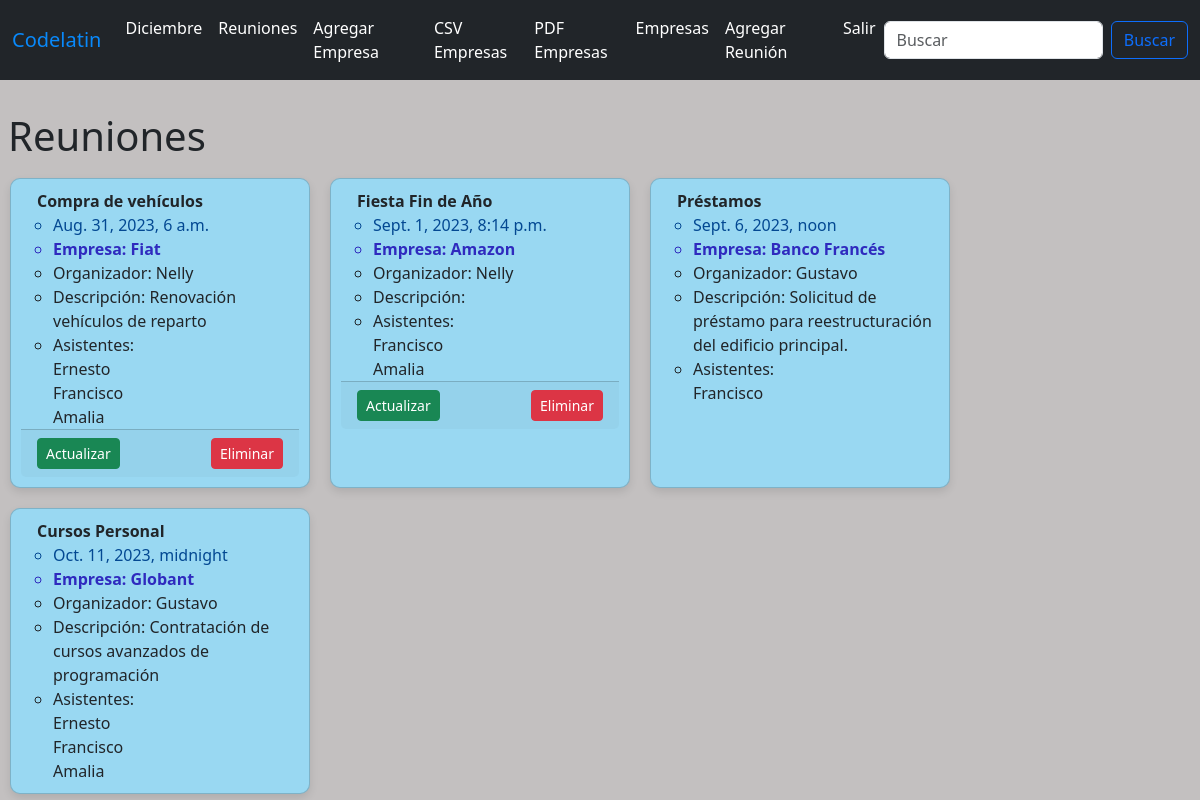
The app's page /listar_reuniones (signed in) with its own data.
### appreuniones/models.py (models this page shows)
class Reunion(models.Model):
    nombre = models.CharField("nombre reunion",max_length=40)
    fecha_reunion = models.DateTimeField("Fecha")
    empresa = models.ForeignKey(Empresa,blank=True,null=True,on_delete=models.CASCADE)
    presentador = models.ForeignKey(User,blank=True,null=True,on_delete=models.SET_NULL)
    descripcion = models.TextField(blank=True)
    asistentes = models.ManyToManyField(UsuarioReunion,blank=True)
    def __str__(self):
        return self.nombre

class Empresa(models.Model):
    nombre = models.CharField("Nombre Empresa",max_length=110)
    direccion = models.CharField(max_length=100)
    codigo_postal = models.CharField(max_length=15)
    telefono = models.CharField("su telefono",max_length=11)
    pagina_web = models.URLField("Direccion pagina web")
    email = models.EmailField("Email")
    def __str__(self):
        return self.nombre

class UsuarioReunion(models.Model):
    nombre = models.CharField(max_length=30)
    apellido = models.CharField(max_length=30)
    email = models.EmailField()
    def __str__(self):
        return self.nombre

### appreuniones/views.py (the view)
# urls.py: path('listar_reuniones',views.listar_reuniones,name='listar_reuniones'),
def listar_reuniones(request):
    listar_reunion = Reunion.objects.all().order_by('fecha_reunion')
    return render(request, 'archivos/listar_reuniones.html', {"listar_reunion": listar_reunion})

### templates/archivos/listar_reuniones.html (shortened to what this page needs)
{% extends 'archivos/base_reunion.html' %}
    {% block content %}
    <h1 class="m-2">Reuniones</h1>
    <ul class="cards" style="
        list-style: none;
        display: flex;
        flex-wrap: wrap;
        padding: 0;
        margin: 0;
      ">
        {% for reunion in listar_reunion %}
        <li class="card" style="
          width: 300px;
          background-color: rgb(153, 216, 242);
          border-radius: 10px;
          padding: 10px;
          margin: 10px;
          box-shadow: 0 4px 8px rgba(0, 0, 0, 0.1);
          transition: transform 0.2s ease-in-out;
          cursor: pointer;
        ">
            <strong class="mx-3">{{ reunion }}</strong>
            <ul>
                <li style="color: rgb(3, 72, 146)">{{ reunion.fecha_reunion }}</li>
                <li class="fw-bolder" style="color: rgb(47, 42, 190)">Empresa: {{ reunion.empresa }}</li>
                <li>Organizador: {{ reunion.presentador }}</li>
                <li>Descripción: {{ reunion.descripcion }}</li>
                <li>Asistentes:
                    <ul class="asistentes" style="list-style: none; padding: 0; margin: 0;">
                        {% for user in reunion.asistentes.all %}
                        <li>{{ user }}</li>
                        {% endfor %}
                    </ul>
                </li>
            </ul>
            {% if user.is_authenticated %}
            {% if user == reunion.presentador %}
            <div class="card-footer text-muted d-flex justify-content-between">
                <a href="{% url 'actualizar_reunion' reunion.id %}" class="btn btn-success btn-sm">Actualizar</a>
                <a href="{% url 'borrar_reunion' reunion.id %}" class="btn btn-danger btn-sm ">Eliminar</a>
            </div>
            {% endif %}
            {% endif %}
        </li>
        {% endfor %}
    </ul>
    {% endblock %}

### templates/archivos/base_reunion.html (style rules this page uses)
body { background-color: rgb(195, 192, 192); }

### records on screen
Reunion: nombre "Compra de vehículos", fecha_reunion "Aug. 31, 2023, 6 a.m.", empresa "Fiat", presentador "Nelly", descripcion "Renovación vehículos de reparto", shows "Actualizar"
UsuarioReunion: nombre "Ernesto"
UsuarioReunion: nombre "Francisco"
UsuarioReunion: nombre "Amalia"
Reunion: nombre "Fiesta Fin de Año", fecha_reunion "Sept. 1, 2023, 8:14 p.m.", empresa "Amazon", presentador "Nelly", shows "Actualizar"
Reunion: nombre "Préstamos", fecha_reunion "Sept. 6, 2023, noon", empresa "Banco Francés", presentador "Gustavo", descripcion "Solicitud de préstamo para reestructuración del edificio principal."
Reunion: nombre "Cursos Personal", fecha_reunion "Oct. 11, 2023, midnight", empresa "Globant", presentador "Gustavo", descripcion "Contratación de cursos avanzados de programación"
